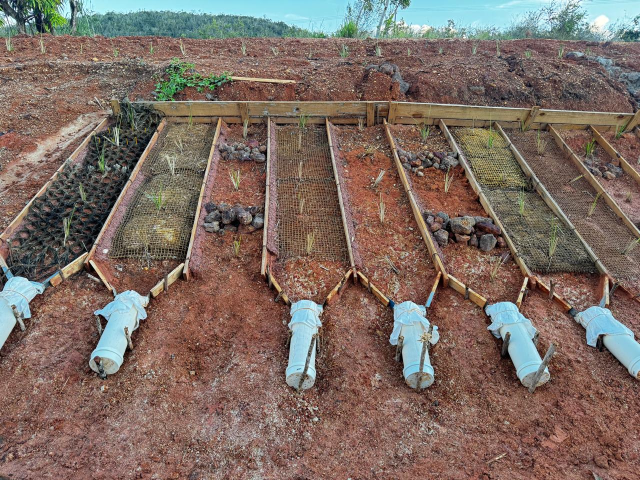
#> input picture aulas/geotexteis/acervo/img/talude_biotextil.jpg, 1280 x 960 px, found by its file name (shown at 1/2 size)
$ python gerar_capa.py
#> lines starting #> are read from the running program, lines starting #| are printed output that depends on the picture
"""
Gera a capa para "Soluções Baseadas na Natureza para Bioengenharia de Água e Solo"
Tema forte em raízes, camadas de solo e sustentação biológica.
"""

import numpy as np
from PIL import Image, ImageDraw, ImageFont, ImageFilter
import os, math, random

W, H = 1357, 1888
DPI = 150

# Paleta terrosa e orgânica
c_soil_dark = (35, 20, 15)
c_soil_core = (55, 30, 20)
c_vegetation = (50, 140, 70)
c_light_green = (120, 190, 100)
c_acc = (230, 200, 140) # areia/raiz
WHITE = (255, 255, 255)
SUBTLE = (200, 190, 180)

def get_font(name, size, bold=False):
    cands = [
        f"C:/Windows/Fonts/{name}bd.ttf" if bold else f"C:/Windows/Fonts/{name}.ttf",
        f"C:/Windows/Fonts/{name}-Bold.ttf" if bold else f"C:/Windows/Fonts/{name}-Regular.ttf",
        "C:/Windows/Fonts/arial.ttf"
    ]
    for path in cands:
        if os.path.exists(path): return ImageFont.truetype(path, size)
    return ImageFont.load_default()

# 1. Fundo Gradiente ou Imagem Real
bg_img_path = os.path.join(os.path.dirname(os.path.dirname(__file__)), "img", "talude_biotextil.jpg")

if os.path.exists(bg_img_path):
    bg_img = Image.open(bg_img_path).convert("RGBA")
    bg_w, bg_h = bg_img.size
    aspect_capa = W / H
    aspect_bg = bg_w / bg_h

    if aspect_bg > aspect_capa:
        new_h = H
        new_w = int(aspect_bg * H)
        bg_img = bg_img.resize((new_w, new_h), Image.Resampling.LANCZOS)
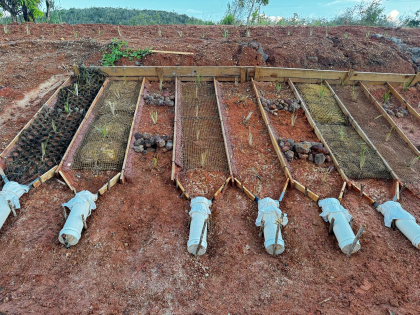
#> bg_img: PIL image 2517x1888 RGBA (shown at 1/6 size); mean R, G, B, A 125.1, 108.4, 99.4, 255
        offset = (new_w - W) // 2
        bg_img = bg_img.crop((offset, 0, offset + W, H))
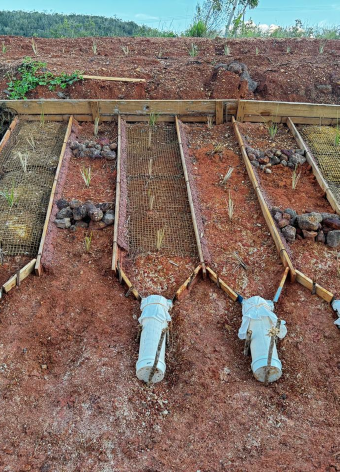
#> bg_img: PIL image 1357x1888 RGBA (shown at 1/4 size); mean R, G, B, A 128, 108.1, 97.5, 255
    else:
        new_w = W
        new_h = int(W / aspect_bg)
        bg_img = bg_img.resize((new_w, new_h), Image.Resampling.LANCZOS)
        offset = (new_h - H) // 2
        bg_img = bg_img.crop((0, offset, W, offset + H))
    img = bg_img
else:
    img = Image.new("RGBA", (W, H), c_soil_dark)
    draw = ImageDraw.Draw(img)
    for y in range(H):
        t = y / H
        if t < 0.2: # Topo verde (ar/vegetação)
            tr = t / 0.2
            r = int(c_vegetation[0]*(1-tr) + c_soil_core[0]*tr)
            g = int(c_vegetation[1]*(1-tr) + c_soil_core[1]*tr)
            b = int(c_vegetation[2]*(1-tr) + c_soil_core[2]*tr)
        else: # Solo e subsolo
            tr = (t - 0.2) / 0.8
            r = int(c_soil_core[0]*(1-tr) + c_soil_dark[0]*tr)
            g = int(c_soil_core[1]*(1-tr) + c_soil_dark[1]*tr)
            b = int(c_soil_core[2]*(1-tr) + c_soil_dark[2]*tr)
        draw.line([(0, y), (W, y)], fill=(r,g,b,255))


# 2. Camadas do solo estilizadas
np.random.seed(101)
layer_img = Image.new("RGBA", (W, H), (0,0,0,0))
#> layer_img: PIL image 1357x1888 RGBA; every value is 0
layer_draw = ImageDraw.Draw(layer_img)

for i in range(5):
    y_base = 400 + i * 250
    pts = [(0, H), (0, y_base)]
    for x in range(0, W + 100, 50):
        amp = max(20, 80 - i*10)
        y = y_base + math.sin(x * 0.005 + i) * amp + math.cos(x * 0.01) * 30
        pts.append((x, y))
    pts.append((W, y_base))
    pts.append((W, H))

    alpha = 40 - i*5
    # tom ligeiramente mais escuro a cada perfil
    layer_draw.polygon(pts, fill=(20, 10, 5, alpha))
img = Image.alpha_composite(img, layer_img)

# 3. Raízes de Bioengenharia
roots_img = Image.new("RGBA", (W, H), (0,0,0,0))
r_draw = ImageDraw.Draw(roots_img)

def draw_root(x, y, angle, length, thickness, depth):
    if depth == 0 or thickness < 1: return
    x_end = x + math.cos(angle) * length
    y_end = y + math.sin(angle) * length
    # cor da raiz baseada na profundidade e espessura
    clr = (c_acc[0], c_acc[1], c_acc[2], max(30, int(80 + thickness*15)))
    r_draw.line([(x, y), (x_end, y_end)], fill=clr, width=int(thickness))

    # bifurcação
    if random.random() < 0.7:
        a_offset = random.uniform(0.2, 0.6)
        draw_root(x_end, y_end, angle + a_offset, length * 0.7, thickness * 0.6, depth - 1)
        a_offset2 = random.uniform(0.2, 0.6)
        draw_root(x_end, y_end, angle - a_offset2, length * 0.7, thickness * 0.6, depth - 1)
    else:
        a_offset = random.uniform(-0.3, 0.3)
        draw_root(x_end, y_end, angle + a_offset, length * 0.9, thickness * 0.8, depth - 1)

for _ in range(8):  # grandes sistemas isolados
    sx = random.randint(100, W - 100)
    draw_root(sx, 300, math.pi/2 + random.uniform(-0.2, 0.2), 150, 8, 7)

roots_img = roots_img.filter(ImageFilter.GaussianBlur(radius=0.5))
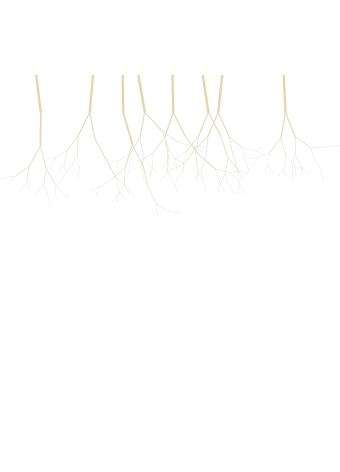
#> roots_img: PIL image 1357x1888 RGBA (shown at 1/4 size); mean R, G, B, A 2.5, 2.2, 1.5, 1.7; transparent parts drawn white
img = Image.alpha_composite(img, roots_img)

# Área escura para leitura
ov = Image.new("RGBA", (W, H), (0,0,0,0))
ov_draw = ImageDraw.Draw(ov)
ov_draw.rectangle([0, 0, W, H], fill=(20, 15, 5, 80)) # Overlay geral amarelado/amarronzado sutil

for y in range(0, 450):
    alpha = int(220 * (1 - y / 450))
    ov_draw.line([(0, y), (W, y)], fill=(15, 10, 5, alpha))

for y in range(1200, H):
    t = (y - 1200) / (H - 1200)
    alpha = int(230 * t)
    ov_draw.line([(0, y), (W, y)], fill=(10, 5, 0, alpha))
img = Image.alpha_composite(img, ov)
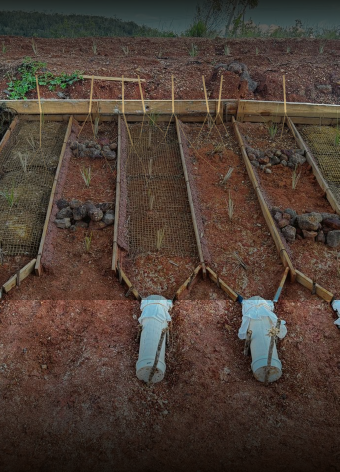
#> img: PIL image 1357x1888 RGBA (shown at 1/4 size); mean R, G, B, A 77.2, 62.3, 52.8, 255

# 4. Textos
draw = ImageDraw.Draw(img)
font_t = get_font("calibri", 110, bold=True)
font_st = get_font("calibri", 46)
font_a = get_font("calibri", 54, bold=True)
font_i = get_font("calibri", 36)
font_s = get_font("calibri", 30)

def draw_spaced(draw, txt, xc, y, f, fill, sp):
#> called with txt = 'SOLUÇÕES BASEADAS NA NATUREZA', xc = 678, y = 55, fill = (120, 190, 100), sp = 6
    cw = [f.getbbox(c)[2]-f.getbbox(c)[0] for c in txt]
    tw = sum(cw) + sp*(len(txt)-1)
    x = xc - tw//2
    for c, w in zip(txt, cw):
        draw.text((x,y), c, font=f, fill=fill)
        x += w + sp

font_k = get_font("calibri", 42, bold=True)
draw_spaced(draw, "SOLUÇÕES BASEADAS NA NATUREZA", W//2, 55, font_k, c_light_green, 6)
draw_spaced(draw, "BIOENGENHARIA", W//2, 120, font_t, WHITE, 12)
draw_spaced(draw, "DE ÁGUA E SOLO", W//2, 230, font_t, c_light_green, 12)

draw.line([(W//2 - 300, 365), (W//2 + 300, 365)], fill=(c_light_green[0], c_light_green[1], c_light_green[2], 150), width=2)
# Subtítulo na box
sub_bg = Image.new("RGBA", (W, 140), (0,0,0,0))
#> sub_bg: PIL image 1357x140 RGBA; every value is 0
ImageDraw.Draw(sub_bg).rounded_rectangle([W//2-500, 5, W//2+500, 135], radius=15, fill=(5,15,10, 180))
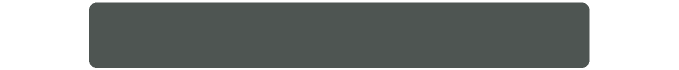
#> sub_bg: PIL image 1357x140 RGBA (shown at 1/2 size); mean R, G, B, A 3.4, 10.3, 6.9, 124; transparent parts drawn white
img.paste(Image.alpha_composite(Image.new("RGBA", (W, 140), (0,0,0,0)), sub_bg), (0, 395), sub_bg)
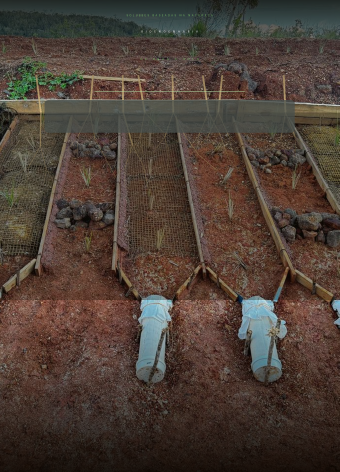
#> img: PIL image 1357x1888 RGBA (shown at 1/4 size); mean R, G, B, A 74, 60.1, 51.1, 252.2; transparent parts drawn white
draw = ImageDraw.Draw(img)

def center_t(draw, text, y, font, fill):
    bb = font.getbbox(text)
    draw.text(((W-(bb[2]-bb[0]))//2, y), text, font=font, fill=fill)

center_t(draw, "Fundamentos, Técnicas e Protocolos", 410, font_st, WHITE)
center_t(draw, "para Regiões Tropicais", 465, font_st, WHITE)

# Organizadores e detalhes em baixo
font_org = get_font("calibri", 44, bold=True)
font_lbl = get_font("calibri", 28)

draw.line([(W//2 - 350, 1375), (W//2 + 350, 1375)], fill=c_light_green+(120,), width=2)
draw_spaced(draw, "AUTORES", W//2, 1392, font_lbl, c_light_green, 5)
center_t(draw, "Luiz Diego Vidal Santos", 1444, font_org, WHITE)
center_t(draw, "Emersson Guedes da Silva", 1498, font_org, WHITE)
center_t(draw, "Renisson Neponuceno de Araújo Filho", 1552, font_org, WHITE)
center_t(draw, "UEFS  •  UFS  •  UFRPE", 1618, font_i, SUBTLE)
center_t(draw, "2026", 1672, font_s, SUBTLE)

# Salvar
out = os.path.abspath(os.path.join(os.path.dirname(__file__), "..", "img", "capa_bioengenharia_de_solos.png"))
final = Image.new("RGB", img.size, (0,0,0))
#> final: PIL image 1357x1888 RGB; every value is 0
final.paste(img, mask=img.split()[3])
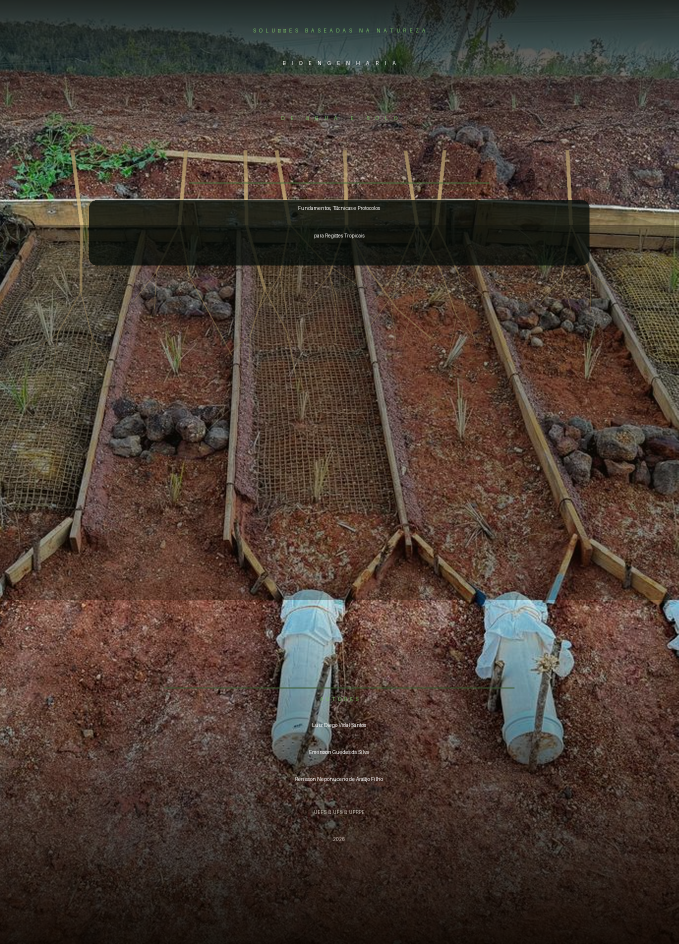
#> final: PIL image 1357x1888 RGB (shown at 1/2 size); mean R, G, B 73.8, 59.9, 50.9
final.save(out, "PNG", dpi=(DPI, DPI))
print(f"Salvo: {out}")

$ run again, with aulas/geotexteis/acervo/img/junco_fibra.jpg copied over aulas/geotexteis/acervo/img/talude_biotextil.jpg
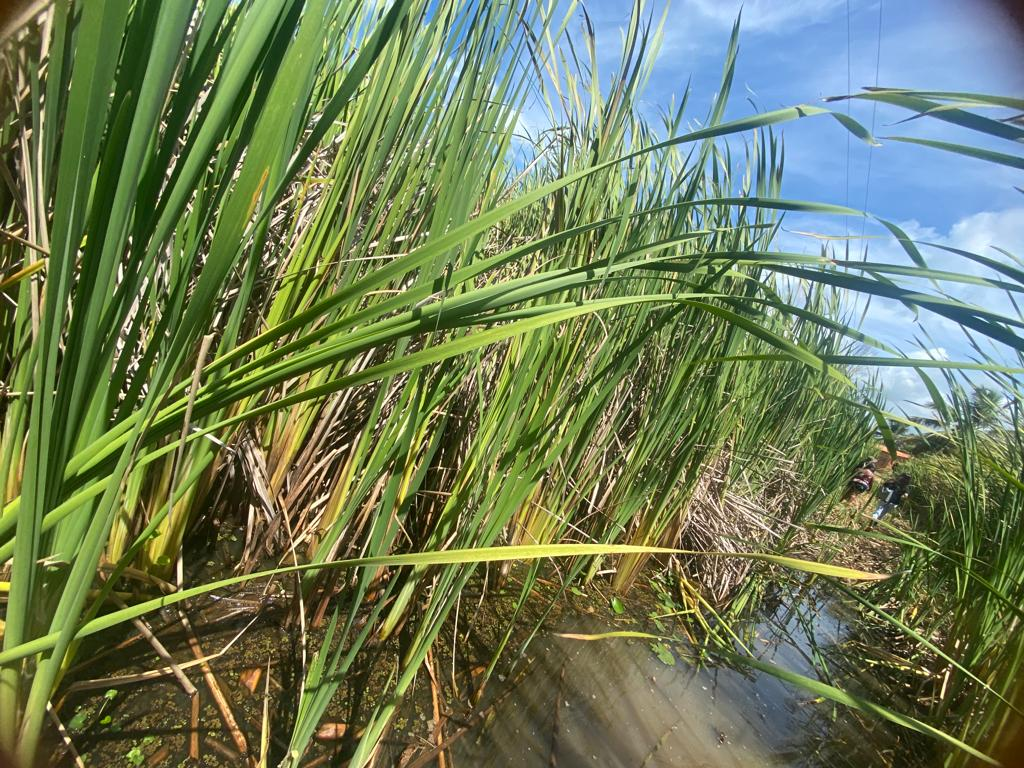
#> input picture aulas/geotexteis/acervo/img/junco_fibra.jpg, 1024 x 768 px, found by its file name
#> `bg_img = bg_img.crop((offset, 0, offset + W, H))`:
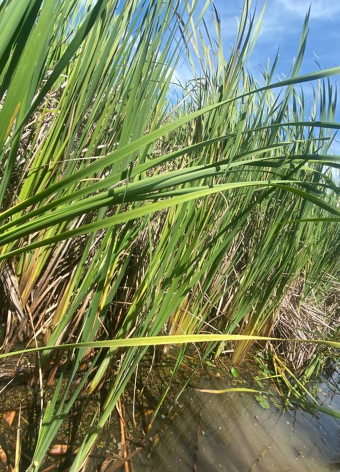
#> bg_img: PIL image 1357x1888 RGBA (shown at 1/4 size); mean R, G, B, A 117.1, 128.9, 88.6, 255
#> layer_img: PIL image 1357x1888 RGBA; every value is 0
#> `final.paste(img, mask=img.split()[3])`:
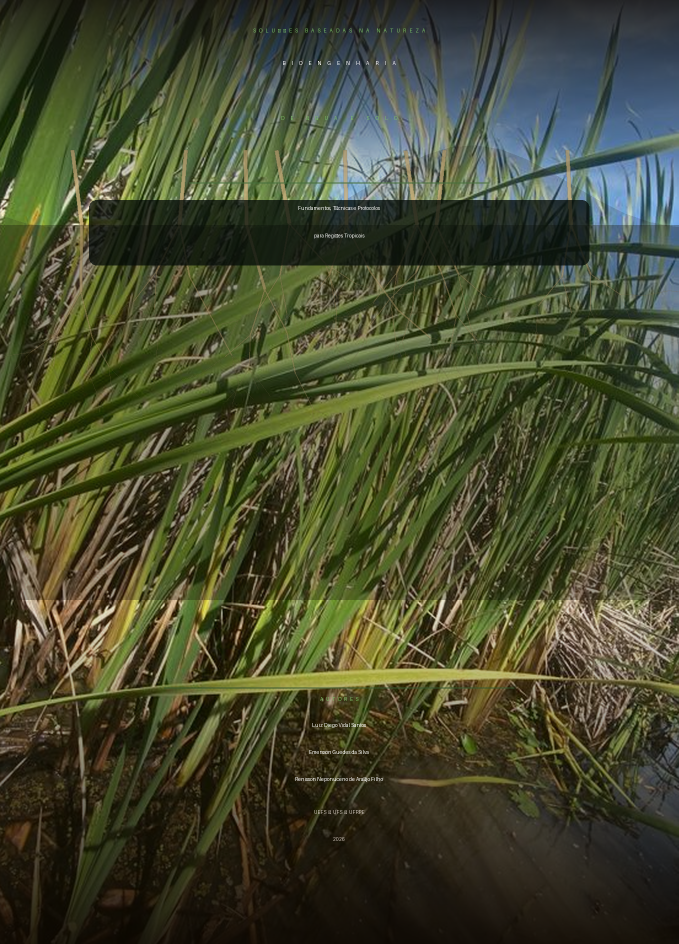
#> final: PIL image 1357x1888 RGB (shown at 1/2 size); mean R, G, B 68.8, 72.6, 46.9

$ run again, with aulas/geotexteis/acervo/img/tear_fibras.jpg copied over aulas/geotexteis/acervo/img/talude_biotextil.jpg
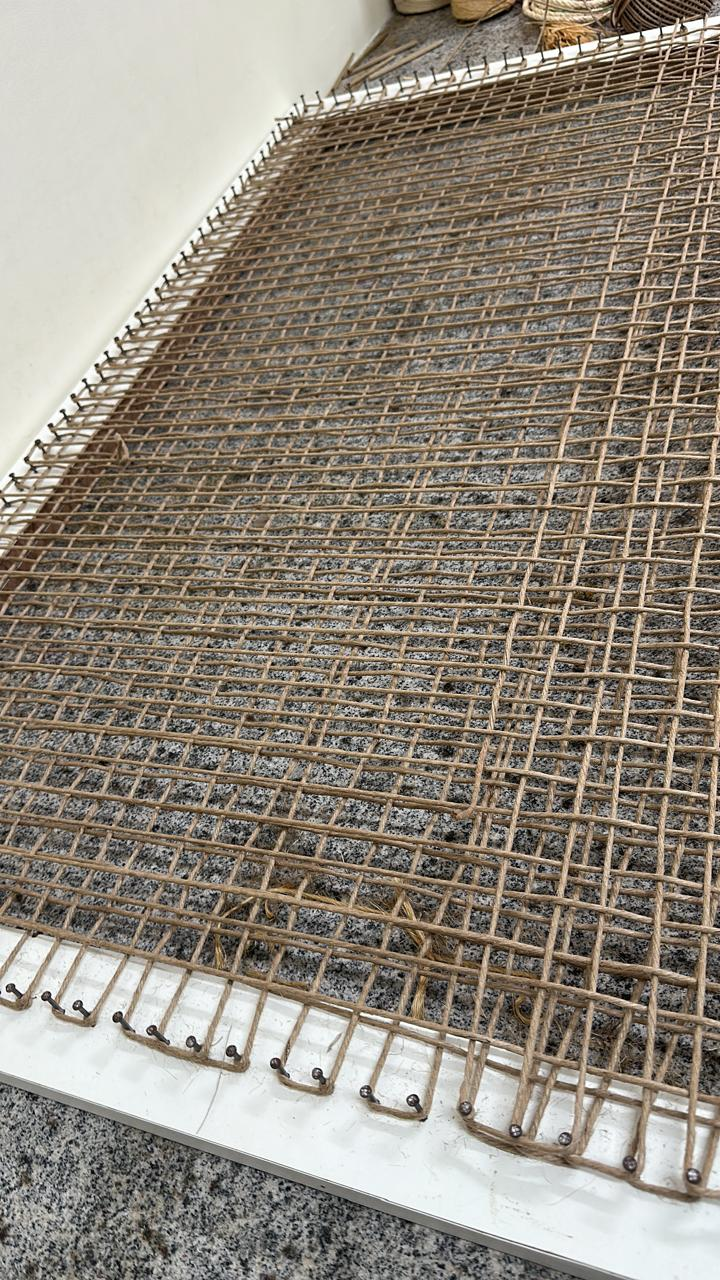
#> input picture aulas/geotexteis/acervo/img/tear_fibras.jpg, 720 x 1280 px, found by its file name
#> `bg_img = bg_img.crop((0, offset, W, offset + H))`:
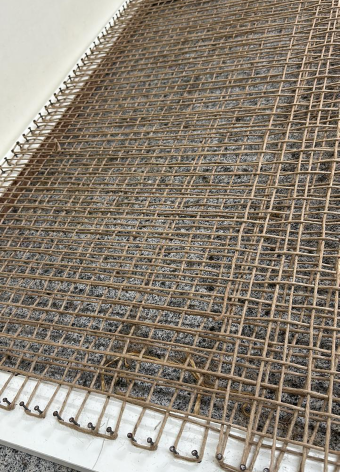
#> bg_img: PIL image 1357x1888 RGBA (shown at 1/4 size); mean R, G, B, A 139, 129.1, 115.7, 255
#> layer_img: PIL image 1357x1888 RGBA; every value is 0
#> `final.paste(img, mask=img.split()[3])`:
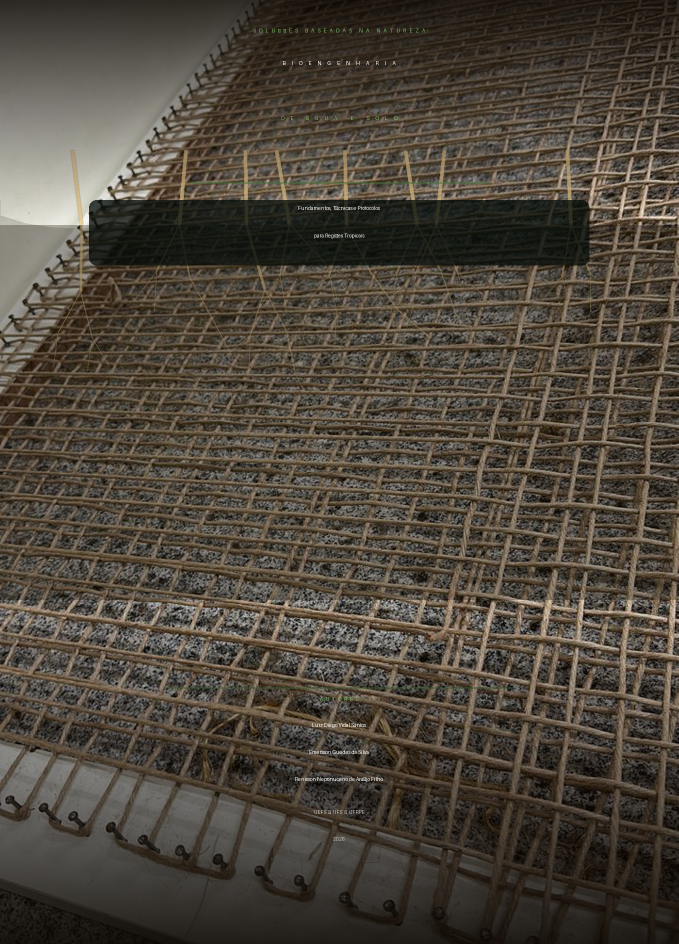
#> final: PIL image 1357x1888 RGB (shown at 1/2 size); mean R, G, B 77.6, 70, 59.6
